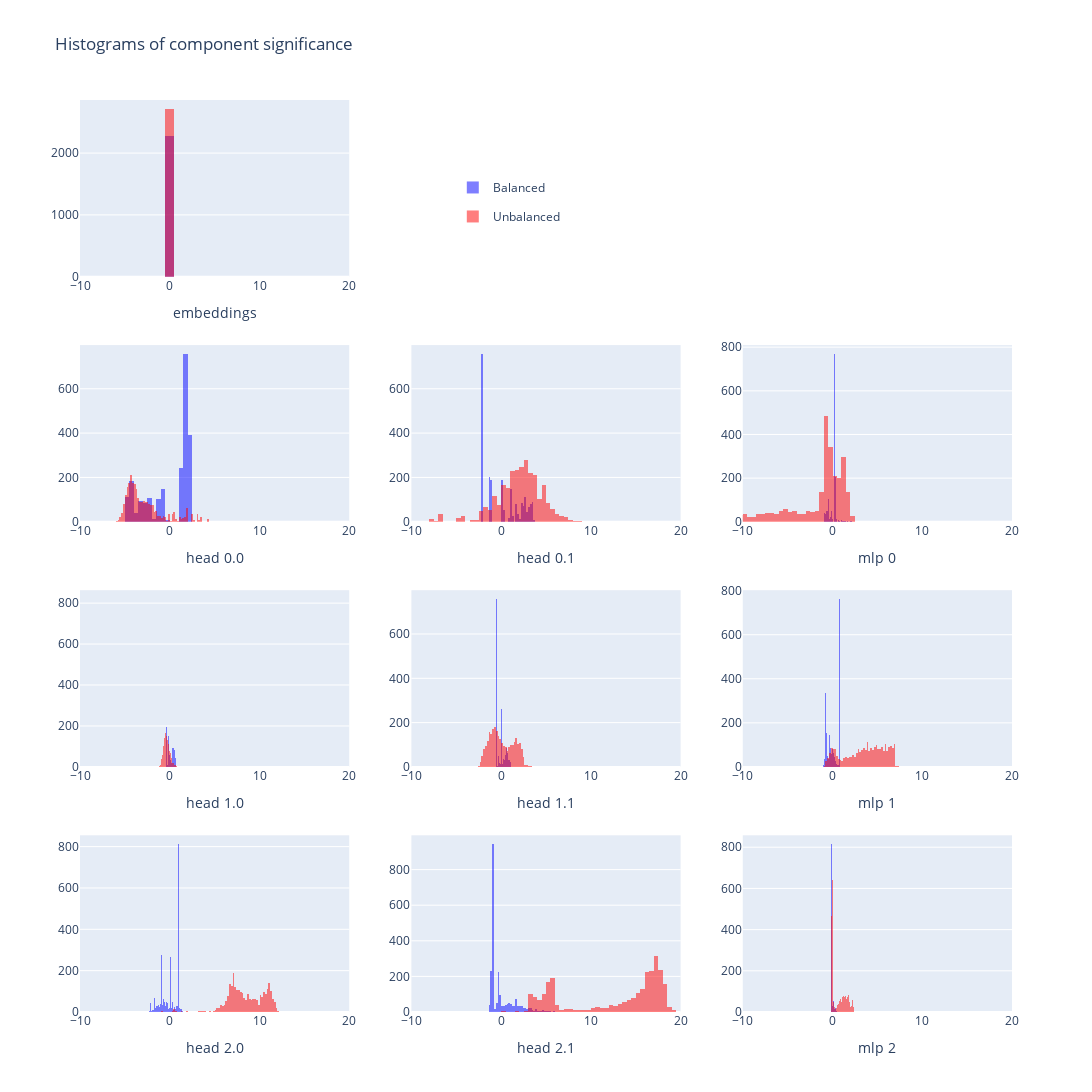

Here is the notebook cell this chart was saved with:
### Code cell
def hists_per_comp(magnitudes, data):
    num_comps = magnitudes.shape[0]
    titles = {
        (1, 1): "embeddings",
        (2, 1): "head 0.0",
        (2, 2): "head 0.1",
        (2, 3): "mlp 0",
        (3, 1): "head 1.0",
        (3, 2): "head 1.1",
        (3, 3): "mlp 1",
        (4, 1): "head 2.0",
        (4, 2): "head 2.1",
        (4, 3): "mlp 2"
    }
    assert num_comps == len(titles)

    fig = make_subplots(rows=4, cols=3)
    for ((row, col), title), mag in zip(titles.items(), magnitudes):
        fig.add_trace(go.Histogram(x=mag[data.isbal].numpy(), name="Balanced", marker_color="blue", opacity=0.5, legendgroup = '1', showlegend=title=="embeddings"), row=row, col=col)
        fig.add_trace(go.Histogram(x=mag[~data.isbal].numpy(), name="Unbalanced", marker_color="red", opacity=0.5, legendgroup = '2', showlegend=title=="embeddings"), row=row, col=col)
        fig.update_xaxes(title_text=title, range=[-10, 20], row=row, col=col)
    fig.update_layout(width=1200, height=1200, barmode="overlay", legend=dict(yanchor="top", y=0.92, xanchor="left", x=0.4), title="Histograms of component significance")
    fig.show()
    return fig

if MAIN:
        # Get output by components at the 0th sequence position
    out_by_components = get_out_by_components(model, data)[:, :, 0, :].detach()
    # Get unbalanced directions for balanced and unbalanced respectively
    unbalanced_dir = get_pre_final_ln_dir(model, data).detach()
    # Get magnitudes, and plot them
    magnitudes = einsum("component sample emb, emb -> component sample", out_by_components, unbalanced_dir)
    # Subtract the mean of the balanced magnitudes from each component
    magnitudes = magnitudes - magnitudes[:, data.isbal].mean(-1, keepdim=True)
    hists_per_comp(magnitudes, data)

### Figure 1 — Plotly figure (JSON) as saved in the notebook; plotly's stock layout.template omitted (floating-point values rounded to 4 significant figures; data arrays with more than 128 entries replaced by an {"elided": "..."} marker saying what was removed)
{"data": [{"legendgroup": "1", "marker": {"color": "blue"}, "name": "Balanced", "opacity": 0.5, "showlegend": true, "type": "histogram", "x": {"elided": "2284 float values"}, "xaxis": "x", "yaxis": "y"}, {"legendgroup": "2", "marker": {"color": "red"}, "name": "Unbalanced", "opacity": 0.5, "showlegend": true, "type": "histogram", "x": {"elided": "2716 float values"}, "xaxis": "x", "yaxis": "y"}, {"legendgroup": "1", "marker": {"color": "blue"}, "name": "Balanced", "opacity": 0.5, "showlegend": false, "type": "histogram", "x": {"elided": "2284 float values"}, "xaxis": "x4", "yaxis": "y4"}, {"legendgroup": "2", "marker": {"color": "red"}, "name": "Unbalanced", "opacity": 0.5, "showlegend": false, "type": "histogram", "x": {"elided": "2716 float values"}, "xaxis": "x4", "yaxis": "y4"}, {"legendgroup": "1", "marker": {"color": "blue"}, "name": "Balanced", "opacity": 0.5, "showlegend": false, "type": "histogram", "x": {"elided": "2284 float values"}, "xaxis": "x5", "yaxis": "y5"}, {"legendgroup": "2", "marker": {"color": "red"}, "name": "Unbalanced", "opacity": 0.5, "showlegend": false, "type": "histogram", "x": {"elided": "2716 float values"}, "xaxis": "x5", "yaxis": "y5"}, {"legendgroup": "1", "marker": {"color": "blue"}, "name": "Balanced", "opacity": 0.5, "showlegend": false, "type": "histogram", "x": {"elided": "2284 float values"}, "xaxis": "x6", "yaxis": "y6"}, {"legendgroup": "2", "marker": {"color": "red"}, "name": "Unbalanced", "opacity": 0.5, "showlegend": false, "type": "histogram", "x": {"elided": "2716 float values"}, "xaxis": "x6", "yaxis": "y6"}, {"legendgroup": "1", "marker": {"color": "blue"}, "name": "Balanced", "opacity": 0.5, "showlegend": false, "type": "histogram", "x": {"elided": "2284 float values"}, "xaxis": "x7", "yaxis": "y7"}, {"legendgroup": "2", "marker": {"color": "red"}, "name": "Unbalanced", "opacity": 0.5, "showlegend": false, "type": "histogram", "x": {"elided": "2716 float values"}, "xaxis": "x7", "yaxis": "y7"}, {"legendgroup": "1", "marker": {"color": "blue"}, "name": "Balanced", "opacity": 0.5, "showlegend": false, "type": "histogram", "x": {"elided": "2284 float values"}, "xaxis": "x8", "yaxis": "y8"}, {"legendgroup": "2", "marker": {"color": "red"}, "name": "Unbalanced", "opacity": 0.5, "showlegend": false, "type": "histogram", "x": {"elided": "2716 float values"}, "xaxis": "x8", "yaxis": "y8"}, {"legendgroup": "1", "marker": {"color": "blue"}, "name": "Balanced", "opacity": 0.5, "showlegend": false, "type": "histogram", "x": {"elided": "2284 float values"}, "xaxis": "x9", "yaxis": "y9"}, {"legendgroup": "2", "marker": {"color": "red"}, "name": "Unbalanced", "opacity": 0.5, "showlegend": false, "type": "histogram", "x": {"elided": "2716 float values"}, "xaxis": "x9", "yaxis": "y9"}, {"legendgroup": "1", "marker": {"color": "blue"}, "name": "Balanced", "opacity": 0.5, "showlegend": false, "type": "histogram", "x": {"elided": "2284 float values"}, "xaxis": "x10", "yaxis": "y10"}, {"legendgroup": "2", "marker": {"color": "red"}, "name": "Unbalanced", "opacity": 0.5, "showlegend": false, "type": "histogram", "x": {"elided": "2716 float values"}, "xaxis": "x10", "yaxis": "y10"}, {"legendgroup": "1", "marker": {"color": "blue"}, "name": "Balanced", "opacity": 0.5, "showlegend": false, "type": "histogram", "x": {"elided": "2284 float values"}, "xaxis": "x11", "yaxis": "y11"}, {"legendgroup": "2", "marker": {"color": "red"}, "name": "Unbalanced", "opacity": 0.5, "showlegend": false, "type": "histogram", "x": {"elided": "2716 float values"}, "xaxis": "x11", "yaxis": "y11"}, {"legendgroup": "1", "marker": {"color": "blue"}, "name": "Balanced", "opacity": 0.5, "showlegend": false, "type": "histogram", "x": {"elided": "2284 float values"}, "xaxis": "x12", "yaxis": "y12"}, {"legendgroup": "2", "marker": {"color": "red"}, "name": "Unbalanced", "opacity": 0.5, "showlegend": false, "type": "histogram", "x": {"elided": "2716 float values"}, "xaxis": "x12", "yaxis": "y12"}], "layout": {"barmode": "overlay", "height": 1200, "legend": {"x": 0.4, "xanchor": "left", "y": 0.92, "yanchor": "top"}, "title": {"text": "Histograms of component significance"}, "width": 1200, "xaxis": {"anchor": "y", "domain": [0, 0.2889], "range": [-10, 20], "title": {"text": "embeddings"}}, "xaxis10": {"anchor": "y10", "domain": [0, 0.2889], "range": [-10, 20], "title": {"text": "head 2.0"}}, "xaxis11": {"anchor": "y11", "domain": [0.3556, 0.6444], "range": [-10, 20], "title": {"text": "head 2.1"}}, "xaxis12": {"anchor": "y12", "domain": [0.7111, 1], "range": [-10, 20], "title": {"text": "mlp 2"}}, "xaxis2": {"anchor": "y2", "domain": [0.3556, 0.6444]}, "xaxis3": {"anchor": "y3", "domain": [0.7111, 1]}, "xaxis4": {"anchor": "y4", "domain": [0, 0.2889], "range": [-10, 20], "title": {"text": "head 0.0"}}, "xaxis5": {"anchor": "y5", "domain": [0.3556, 0.6444], "range": [-10, 20], "title": {"text": "head 0.1"}}, "xaxis6": {"anchor": "y6", "domain": [0.7111, 1], "range": [-10, 20], "title": {"text": "mlp 0"}}, "xaxis7": {"anchor": "y7", "domain": [0, 0.2889], "range": [-10, 20], "title": {"text": "head 1.0"}}, "xaxis8": {"anchor": "y8", "domain": [0.3556, 0.6444], "range": [-10, 20], "title": {"text": "head 1.1"}}, "xaxis9": {"anchor": "y9", "domain": [0.7111, 1], "range": [-10, 20], "title": {"text": "mlp 1"}}, "yaxis": {"anchor": "x", "domain": [0.8063, 1]}, "yaxis10": {"anchor": "x10", "domain": [0, 0.1938]}, "yaxis11": {"anchor": "x11", "domain": [0, 0.1938]}, "yaxis12": {"anchor": "x12", "domain": [0, 0.1938]}, "yaxis2": {"anchor": "x2", "domain": [0.8063, 1]}, "yaxis3": {"anchor": "x3", "domain": [0.8063, 1]}, "yaxis4": {"anchor": "x4", "domain": [0.5375, 0.7312]}, "yaxis5": {"anchor": "x5", "domain": [0.5375, 0.7312]}, "yaxis6": {"anchor": "x6", "domain": [0.5375, 0.7312]}, "yaxis7": {"anchor": "x7", "domain": [0.2687, 0.4625]}, "yaxis8": {"anchor": "x8", "domain": [0.2687, 0.4625]}, "yaxis9": {"anchor": "x9", "domain": [0.2687, 0.4625]}}}
